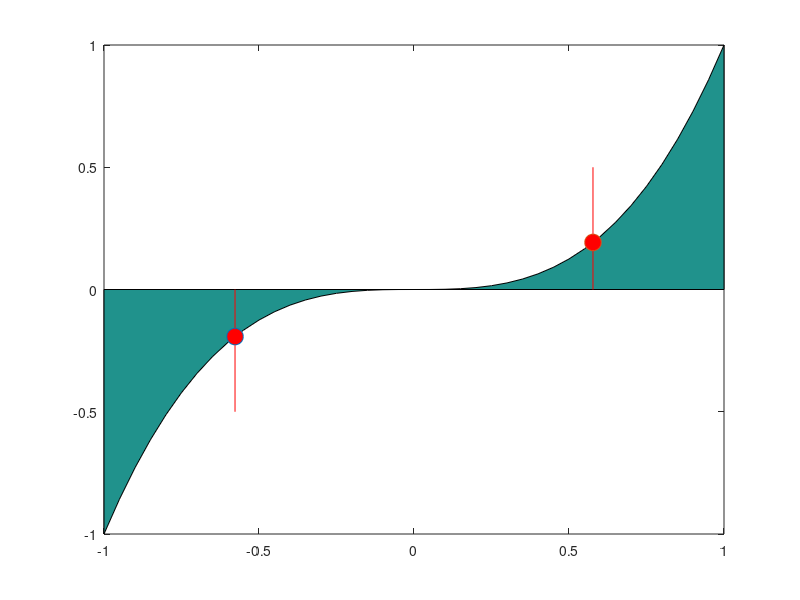

Here is the MATLAB script that generated this plot:
s=.05;
x=[0:s:1];
y=[x.^3 0 0];
x=[x 1 0];
x2=[0:-s:-1];
y2=[x2.^3 0 0];
x2=[x2  -1 0];
close all
figure
fill(x,y,1);
axis([-1,1,-1,1]);
hold on
fill(x2,y2,1);

#2nd order points
x0=-1/sqrt(3)
plot([x0,x0], [0,-.5], 'r')
plot([-x0,-x0], [0,+.5], 'r')
plot(x0, x0^3,'o', 'MarkerSize', 12, 'markerfacecolor', 'red')
plot(-x0, -x0^3,'o', 'MarkerSize', 12, 'markerfacecolor', 'red')
saveas(gcf, 'gaussquad.pdf', 'pdf');
